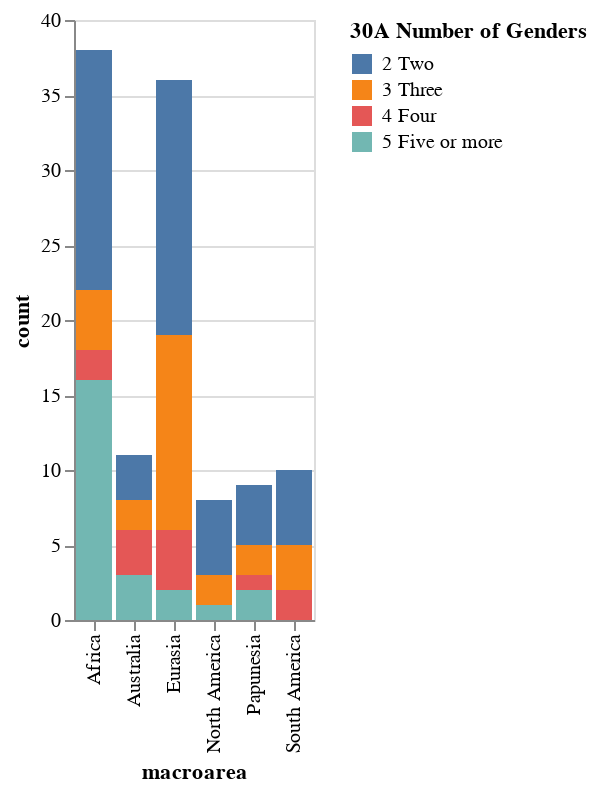

Notebook source saved alongside this figure:
### Markdown cell above
From the data we transformed, we use a stacked bar chart to display the languages by their macroarea.

### Code cell
alt.Chart(test_gender).mark_bar().encode(
    x='macroarea',
    y='count',
    color='30A Number of Genders'
)

### Figure 1 — Vega-Lite specification as saved in the notebook (floating-point values rounded to 4 significant figures)
{"config": {"view": {"continuousWidth": 300, "continuousHeight": 300}}, "data": {"name": "data-5943f464cab20f196ba2c7650528f19f"}, "mark": {"type": "bar"}, "encoding": {"color": {"field": "30A Number of Genders", "type": "nominal"}, "x": {"field": "macroarea", "type": "nominal"}, "y": {"field": "count", "type": "quantitative"}}, "$schema": "https://vega.github.io/schema/vega-lite/v5.16.3.json", "datasets": {"data-5943f464cab20f196ba2c7650528f19f": [{"macroarea": "Africa", "30A Number of Genders": "2 Two", "count": 16}, {"macroarea": "Africa", "30A Number of Genders": "3 Three", "count": 4}, {"macroarea": "Africa", "30A Number of Genders": "4 Four", "count": 2}, {"macroarea": "Africa", "30A Number of Genders": "5 Five or more", "count": 16}, {"macroarea": "Australia", "30A Number of Genders": "2 Two", "count": 3}, {"macroarea": "Australia", "30A Number of Genders": "3 Three", "count": 2}, {"macroarea": "Australia", "30A Number of Genders": "4 Four", "count": 3}, {"macroarea": "Australia", "30A Number of Genders": "5 Five or more", "count": 3}, {"macroarea": "Eurasia", "30A Number of Genders": "2 Two", "count": 17}, {"macroarea": "Eurasia", "30A Number of Genders": "3 Three", "count": 13}, {"macroarea": "Eurasia", "30A Number of Genders": "4 Four", "count": 4}, {"macroarea": "Eurasia", "30A Number of Genders": "5 Five or more", "count": 2}, {"macroarea": "North America", "30A Number of Genders": "2 Two", "count": 5}, {"macroarea": "North America", "30A Number of Genders": "3 Three", "count": 2}, {"macroarea": "North America", "30A Number of Genders": "5 Five or more", "count": 1}, {"macroarea": "Papunesia", "30A Number of Genders": "2 Two", "count": 4}, {"macroarea": "Papunesia", "30A Number of Genders": "3 Three", "count": 2}, {"macroarea": "Papunesia", "30A Number of Genders": "4 Four", "count": 1}, {"macroarea": "Papunesia", "30A Number of Genders": "5 Five or more", "count": 2}, {"macroarea": "South America", "30A Number of Genders": "2 Two", "count": 5}, {"macroarea": "South America", "30A Number of Genders": "3 Three", "count": 3}, {"macroarea": "South America", "30A Number of Genders": "4 Four", "count": 2}]}}
